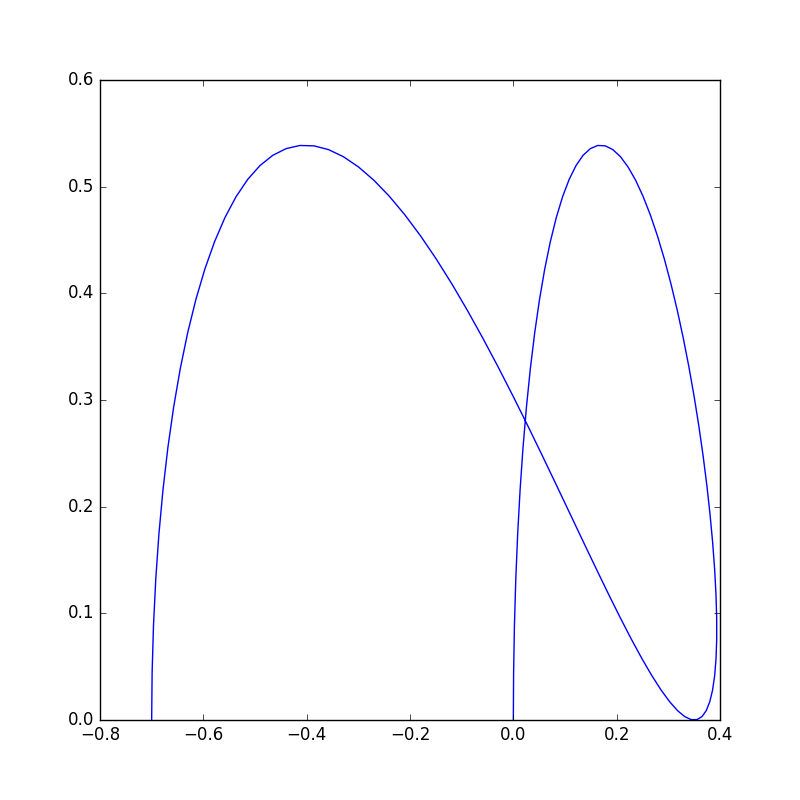

This figure's Python source:
#!/usr/bin/env python3
# -*- coding: utf-8 -*-

import numpy as np
import matplotlib.pyplot as plt

# Build datas ###############

t = np.linspace(0, np.pi, 100)

x = 0.7 * np.sin(t / 2.) * np.sin(3. / 2. * t)
y = 0.7 * np.cos(t) * np.sin(2. * t)

# Plot data #################

fig = plt.figure(figsize=(8.0, 8.0))
ax = fig.add_subplot(111)

ax.plot(x, y)

# Save file and plot ########

plt.savefig("parametric_curve.png")

plt.show()

